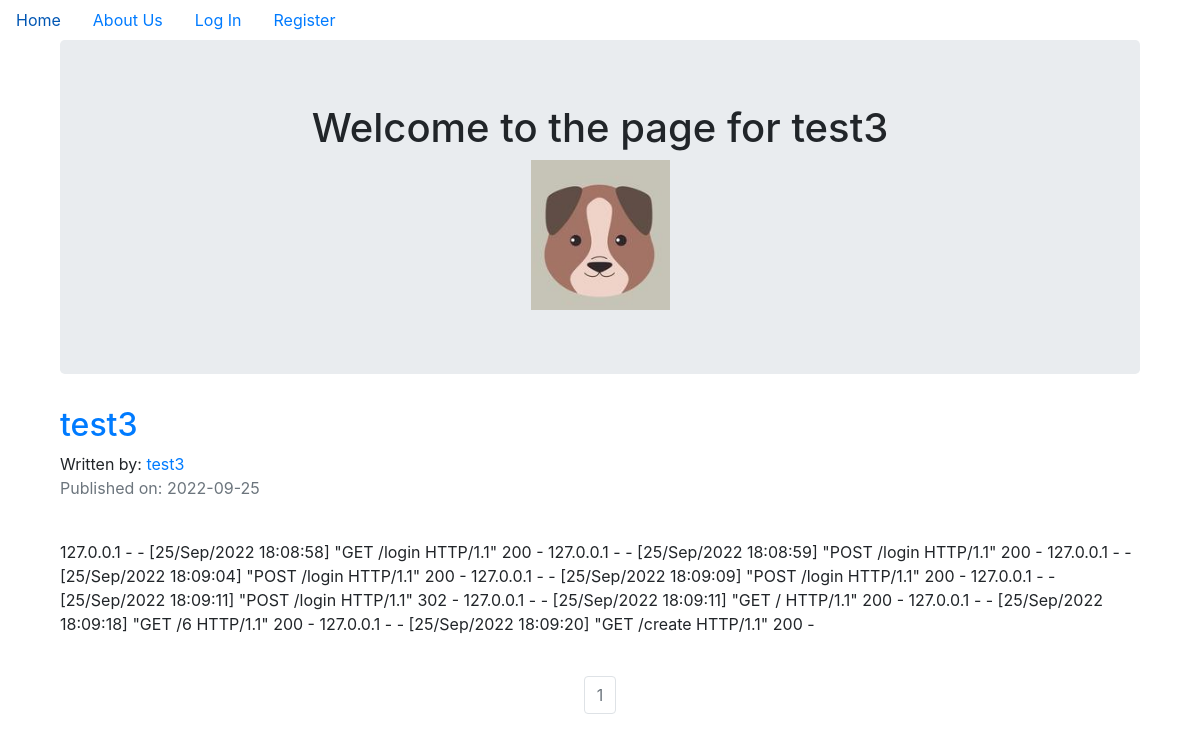
The page /test3 on the database its author committed.
### puppycompanyblog/models.py (models this page shows, shortened)
class User(db.Model, UserMixin):
    __tablename__ = 'users'
    id = db.Column(db.Integer, primary_key = True)
    profile_image = db.Column(db.String(20), nullable=False, default='default_profile.png')
    email = db.Column(db.String(64), unique=True, index=True)
    username = db.Column(db.String(64), unique=True, index=True)
    password_hash = db.Column(db.String(128))
    posts = db.relationship('BlogPost', backref='author', lazy=True)

class BlogPost(db.Model):
    users = db.relationship(User)
    id = db.Column(db.Integer, primary_key=True)
    user_id = db.Column(db.Integer, db.ForeignKey('users.id'), nullable=False)
    date = db.Column(db.DateTime, nullable=False, default=datetime.utcnow)
    title = db.Column(db.String(140), nullable=False)
    text = db.Column(db.Text, nullable=False)

### puppycompanyblog/users/views.py (the view)
@users.route("/<username>")
def user_posts(username):
    page = request.args.get('page', 1, type=int)
    user = User.query.filter_by(username=username).first_or_404()
    blog_posts = BlogPost.query.filter_by(author=user).order_by(BlogPost.date.desc()).paginate(page=page, per_page=5)
    return render_template('user_blog_posts.html', blog_posts=blog_posts, user=user)

### puppycompanyblog/templates/user_blog_posts.html (shortened to what this page needs)
{% extends "base.html" %}
{% block content %}
<div class="container">
  <div class="jumbotron">
    <div align='center'>
      <h1 >Welcome to the page for {{user.username}}</h1>
      <img align='center' src="{{ url_for('static', filename='profile_pics/' + user.profile_image) }}">
    </div>
  </div>
{% for post in blog_posts.items %}
          <h2><a href="{{ url_for('blog_posts.blog_post', blog_post_id=post.id) }}">{{ post.title }}</a></h2>
          Written by: <a href="{{ url_for('users.user_posts', username=post.author.username) }}">{{ post.author.username }}</a>
          <p class="text-muted">Published on: {{ post.date.strftime('%Y-%m-%d') }}</p>
          <br>
            <p>{{post.text}}</p>
          <br>
{% endfor %}
</div>
<nav aria-label="Page navigation example">
  <ul class="pagination justify-content-center">
    {% for page_num in blog_posts.iter_pages(left_edge=1, right_edge=1, left_current=1, right_current=2) %}
            {% if blog_posts.page == page_num %}
              <li class="page-item disabled">
                <a class="page-link" href="{{ url_for('users.user_posts', username=user.username, page=page_num) }}">{{ page_num }}</a></li>
            {% else %}
              <li class="page-item"><a class="page-link" href="{{ url_for('users.user_posts', username=user.username, page=page_num) }}">{{ page_num }}</a></li>
            {% endif %}
    {% endfor %}
</nav>
{% endblock content %}

### rows shown on the page
User: username "test3", profile_image (placeholder picture)
BlogPost: title "test3", author.username "test3", date "2022-09-25", text "127.0.0.1 - - [25/Sep/2022 18:08:58] \"GET /login HTTP/1.1\" 200 - 127.0.0.1 - - [25/Sep/2022 18:08:59] \"POST /login HTTP/1.1\" 200 - 127.0.0.1 - - [25/Sep/2022 18:09:04] \"POST /login HTTP/1.1\" 200 - 127.0.0.1 - - [25/Sep/2022 18:09:09] \"POST /login HTTP/1.1\" 200 - 127.0.0.1 - - [25/Sep/2022 18:09:11] \"POST /login HTTP/1.1\" 302 - 127.0.0.1 - - [25/Sep/2022 18:09:11] \"GET / HTTP/1.1\" 200 - 127.0.0.1 - - [25/Sep/2022 18:09:18] \"GET /6 HTTP/1.1\" 200 - 127.0.0.1 - - [25/Sep/2022 18:09:20] \"GET /create HTTP/1.1\" 200 -"

### other values the page prints
{{ page_num }} "1"
